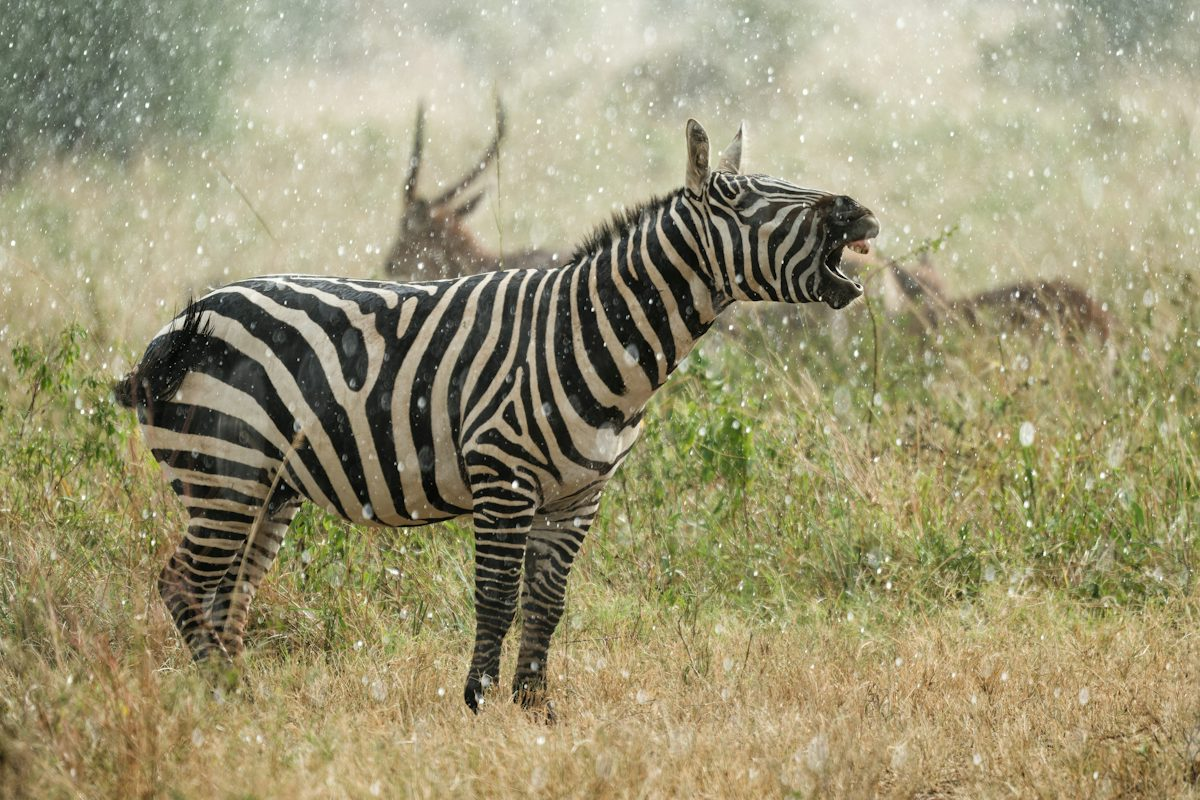
#> input picture Exp1input.jpg, 1200 x 800 px
$ python Exp25.py
#> lines starting #> are read from the running program, lines starting #| are printed output that depends on the picture
import cv2
import numpy as np
from tkinter import Tk, filedialog

Tk().withdraw()
file_path = filedialog.askopenfilename(
    title="Select an Image",
    filetypes=[("Image Files", "*.jpg *.jpeg *.png *.bmp")]
)
#> the answer given: Exp1input.jpg

if not file_path:
    print("No image selected!")
    exit()

img = cv2.imread(file_path)
#> img is the input picture: shape (800, 1200, 3); mean B, G, R 115.6, 149.6, 155.9
if img is None:
    print("Error: Unable to load image!")
    exit()

height, width = img.shape[:2]
#> height = 800; width = 1200
mask = np.zeros_like(img)
mask[:height // 2, :width // 2] = 255
result = cv2.bitwise_and(img, mask)
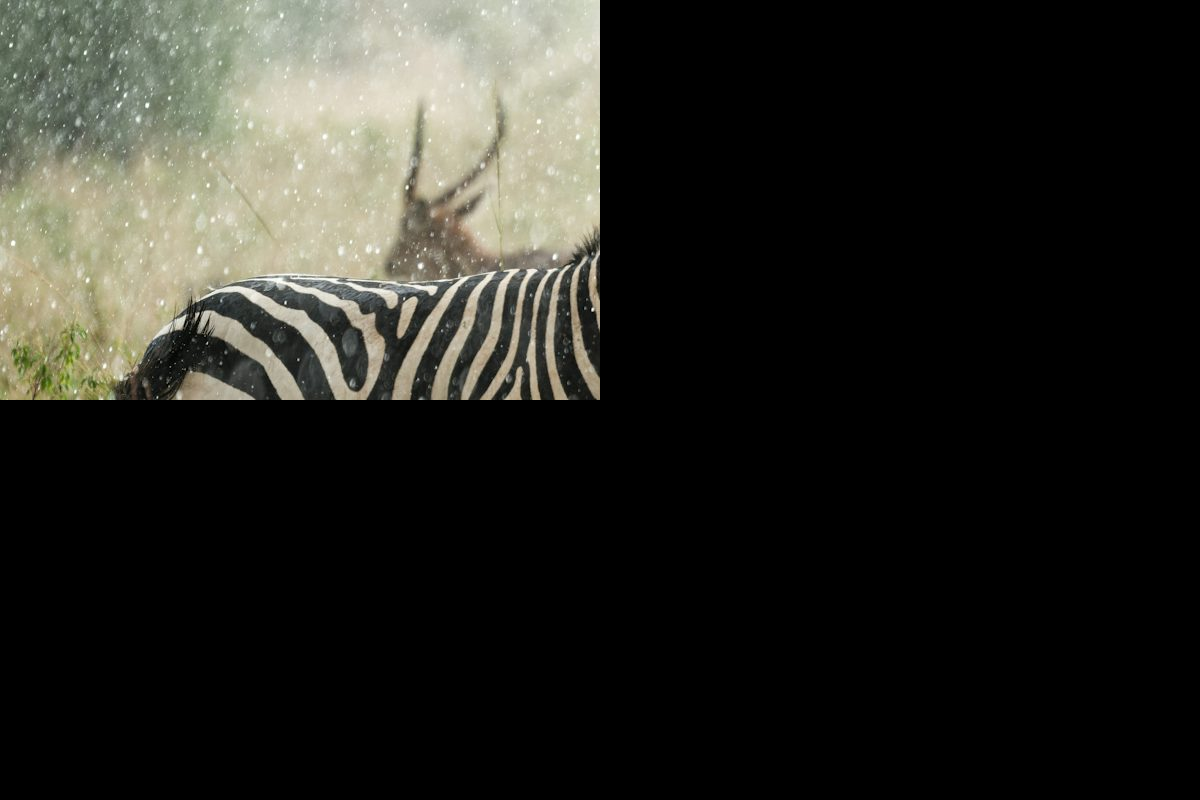
#> result: shape (800, 1200, 3); mean B, G, R 34, 39.5, 39.6

cv2.imshow("Original Image", img)
cv2.imshow("Bitwise AND Result", result)
cv2.waitKey(0)
cv2.destroyAllWindows()

$ run again, on Exp3input.jpg
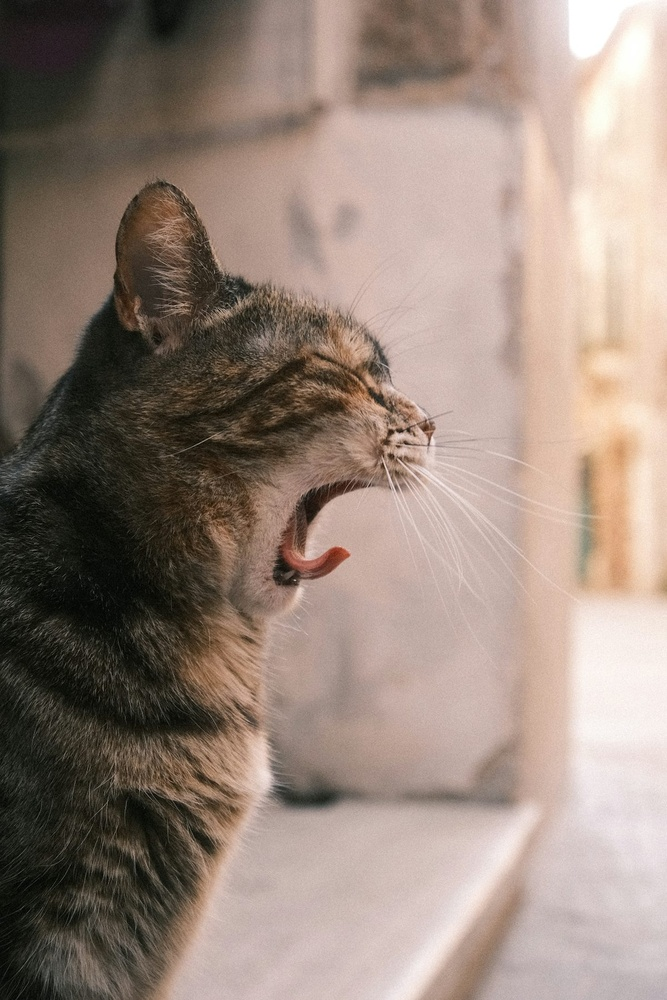
#> input picture Exp3input.jpg, 667 x 1000 px, shrunk from 1200 x 1800 before the run
#> img is the input picture: shape (1000, 667, 3); mean B, G, R 123, 133.8, 151
#> `result = cv2.bitwise_and(img, mask)`:
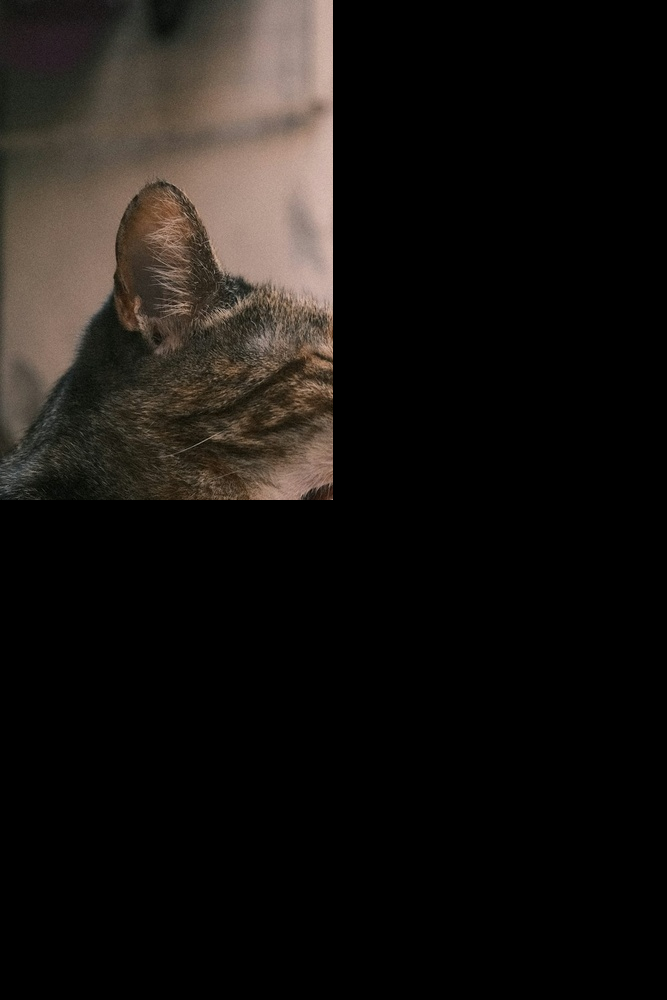
#> result: shape (1000, 667, 3); mean B, G, R 17.5, 20.4, 23.7

$ run again, on Exp4input.jpg
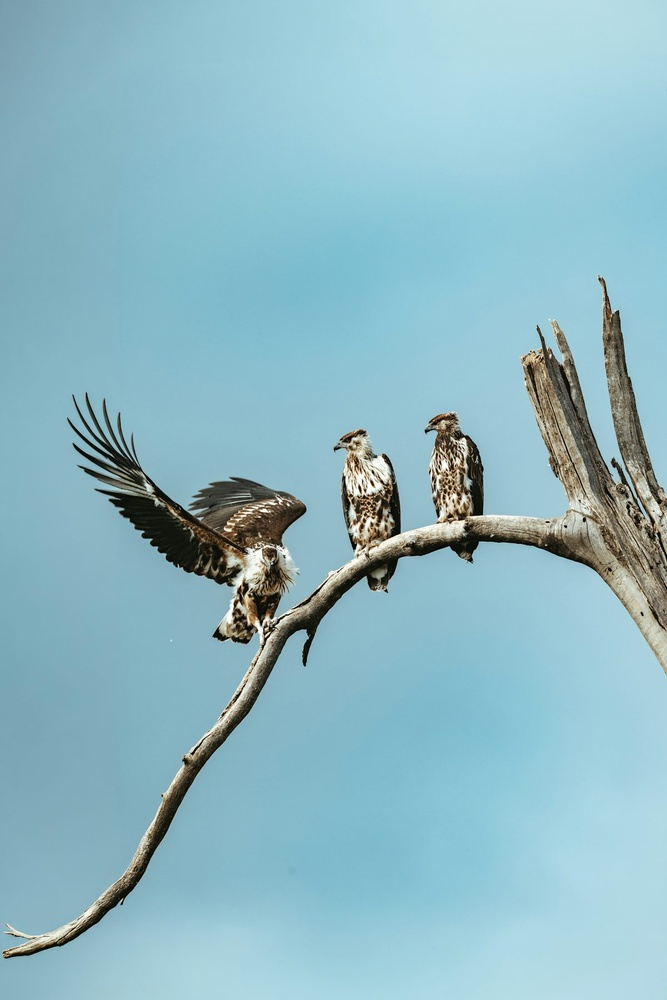
#> input picture Exp4input.jpg, 667 x 1000 px, shrunk from 1200 x 1800 before the run
#> img is the input picture: shape (1000, 667, 3); mean B, G, R 196, 184.6, 141.9
#> `result = cv2.bitwise_and(img, mask)`:
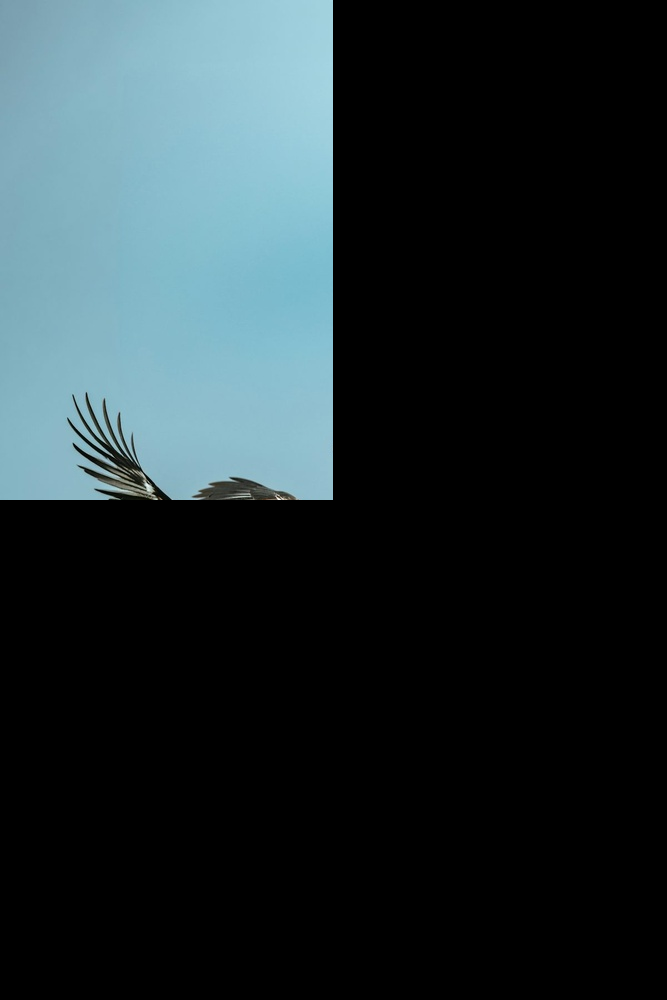
#> result: shape (1000, 667, 3); mean B, G, R 49.4, 45.8, 33.8

$ run again, on Exp5input.jpg
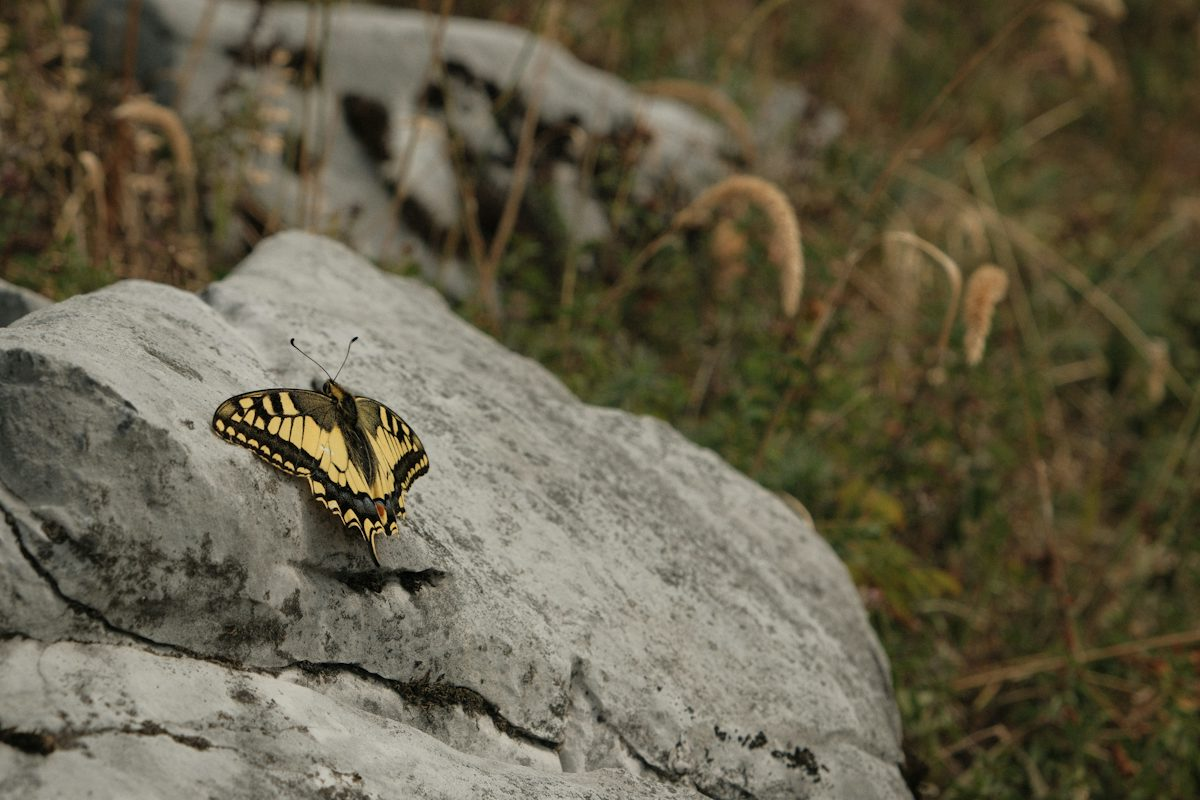
#> input picture Exp5input.jpg, 1200 x 800 px
#> img is the input picture: shape (800, 1200, 3); mean B, G, R 73.4, 94.2, 100.5
#> `result = cv2.bitwise_and(img, mask)`:
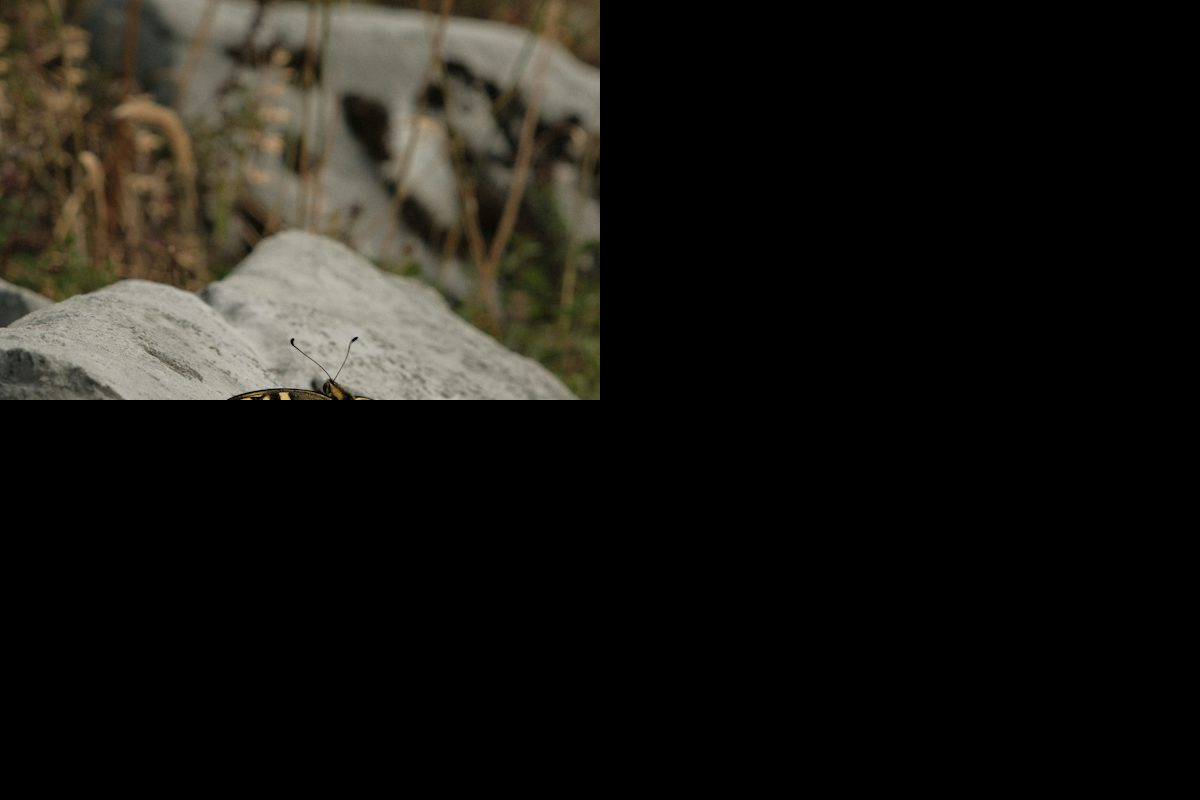
#> result: shape (800, 1200, 3); mean B, G, R 19.8, 24.3, 26
